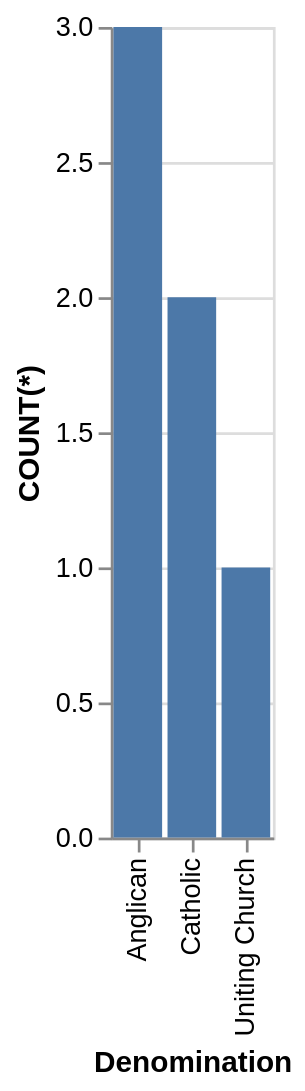

Vega-Lite specification for this chart:
### Vega-Lite specification from a JSON file in a GitHub repository (floating-point values rounded to 4 significant figures)
{"data": {"values": [{"x_data": "Anglican", "y_data": 3}, {"x_data": "Catholic", "y_data": 2}, {"x_data": "Uniting Church", "y_data": 1}]}, "mark": "bar", "encoding": {"x": {"field": "x_data", "type": "nominal", "title": "Denomination", "sort": "ascending"}, "y": {"field": "y_data", "type": "quantitative", "title": "COUNT(*)"}}}
